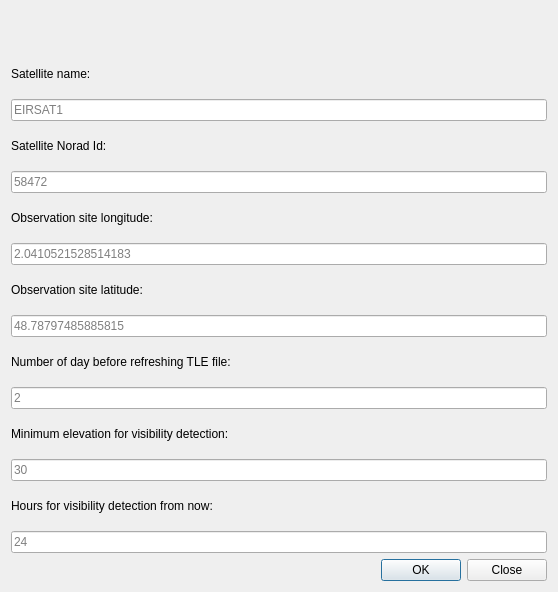
<?xml version="1.0" encoding="UTF-8"?>
<ui version="4.0">
 <class>Dialog</class>
 <widget class="QDialog" name="Dialog">
  <property name="enabled">
   <bool>true</bool>
  </property>
  <property name="geometry">
   <rect>
    <x>0</x>
    <y>0</y>
    <width>558</width>
    <height>592</height>
   </rect>
  </property>
  <property name="windowTitle">
   <string>Dialog</string>
  </property>
  <layout class="QVBoxLayout" name="verticalLayout">
   <item>
    <widget class="QLabel" name="label">
     <property name="styleSheet">
      <string notr="true">image: url(:/Logo_Skynopy/Logo_Skynopy.png);</string>
     </property>
     <property name="text">
      <string/>
     </property>
     <property name="scaledContents">
      <bool>false</bool>
     </property>
    </widget>
   </item>
   <item>
    <widget class="QLabel" name="sat_name_text">
     <property name="text">
      <string>Satellite name:</string>
     </property>
    </widget>
   </item>
   <item>
    <widget class="QLineEdit" name="sat_name_input">
     <property name="text">
      <string/>
     </property>
     <property name="placeholderText">
      <string>EIRSAT1</string>
     </property>
    </widget>
   </item>
   <item>
    <widget class="QLabel" name="sat_id_text">
     <property name="text">
      <string>Satellite Norad Id:</string>
     </property>
    </widget>
   </item>
   <item>
    <widget class="QLineEdit" name="sat_id_input">
     <property name="placeholderText">
      <string>58472</string>
     </property>
    </widget>
   </item>
   <item>
    <widget class="QLabel" name="long_text">
     <property name="text">
      <string>Observation site longitude:</string>
     </property>
    </widget>
   </item>
   <item>
    <widget class="QLineEdit" name="long_input">
     <property name="placeholderText">
      <string>2.0410521528514183</string>
     </property>
    </widget>
   </item>
   <item>
    <widget class="QLabel" name="lat_text">
     <property name="text">
      <string>Observation site latitude:</string>
     </property>
    </widget>
   </item>
   <item>
    <widget class="QLineEdit" name="lat_input">
     <property name="placeholderText">
      <string>48.78797485885815</string>
     </property>
    </widget>
   </item>
   <item>
    <widget class="QLabel" name="day_refresh_tle_text">
     <property name="text">
      <string>Number of day before refreshing TLE file:</string>
     </property>
    </widget>
   </item>
   <item>
    <widget class="QLineEdit" name="day_input">
     <property name="placeholderText">
      <string>2</string>
     </property>
    </widget>
   </item>
   <item>
    <widget class="QLabel" name="min_elevation_text">
     <property name="text">
      <string>Minimum elevation for visibility detection:</string>
     </property>
    </widget>
   </item>
   <item>
    <widget class="QLineEdit" name="min_elev_input">
     <property name="placeholderText">
      <string>30</string>
     </property>
    </widget>
   </item>
   <item>
    <widget class="QLabel" name="deltat_detection_text">
     <property name="text">
      <string>Hours for visibility detection from now:</string>
     </property>
    </widget>
   </item>
   <item>
    <widget class="QLineEdit" name="deltat_visibiliti_input">
     <property name="placeholderText">
      <string>24</string>
     </property>
    </widget>
   </item>
   <item>
    <widget class="QDialogButtonBox" name="buttonBox">
     <property name="orientation">
      <enum>Qt::Horizontal</enum>
     </property>
     <property name="standardButtons">
      <set>QDialogButtonBox::Close|QDialogButtonBox::Ok</set>
     </property>
    </widget>
   </item>
  </layout>
 </widget>
 <resources>
  <include location="ressources/Ressources.qrc"/>
 </resources>
 <connections>
  <connection>
   <sender>buttonBox</sender>
   <signal>accepted()</signal>
   <receiver>Dialog</receiver>
   <slot>accept()</slot>
   <hints>
    <hint type="sourcelabel">
     <x>248</x>
     <y>254</y>
    </hint>
    <hint type="destinationlabel">
     <x>157</x>
     <y>274</y>
    </hint>
   </hints>
  </connection>
  <connection>
   <sender>buttonBox</sender>
   <signal>rejected()</signal>
   <receiver>Dialog</receiver>
   <slot>reject()</slot>
   <hints>
    <hint type="sourcelabel">
     <x>316</x>
     <y>260</y>
    </hint>
    <hint type="destinationlabel">
     <x>286</x>
     <y>274</y>
    </hint>
   </hints>
  </connection>
 </connections>
</ui>
